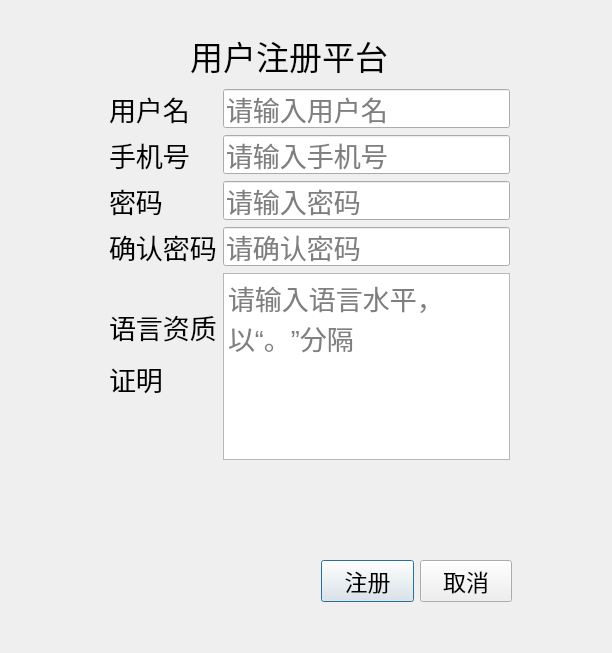
<?xml version="1.0" encoding="UTF-8"?>
<ui version="4.0">
 <class>Signupdlg</class>
 <widget class="QDialog" name="Signupdlg">
  <property name="geometry">
   <rect>
    <x>0</x>
    <y>0</y>
    <width>612</width>
    <height>653</height>
   </rect>
  </property>
  <property name="windowTitle">
   <string>Dialog</string>
  </property>
  <widget class="QLabel" name="labFront">
   <property name="geometry">
    <rect>
     <x>190</x>
     <y>30</y>
     <width>211</width>
     <height>51</height>
    </rect>
   </property>
   <property name="font">
    <font>
     <pointsize>25</pointsize>
    </font>
   </property>
   <property name="text">
    <string>用户注册平台</string>
   </property>
  </widget>
  <widget class="QWidget" name="formLayoutWidget">
   <property name="geometry">
    <rect>
     <x>109</x>
     <y>89</y>
     <width>401</width>
     <height>371</height>
    </rect>
   </property>
   <layout class="QFormLayout" name="formLayout">
    <item row="0" column="0">
     <widget class="QLabel" name="labUserName">
      <property name="font">
       <font>
        <pointsize>20</pointsize>
       </font>
      </property>
      <property name="text">
       <string>&lt;html&gt;&lt;head/&gt;&lt;body&gt;&lt;p&gt;用户名&lt;/p&gt;&lt;/body&gt;&lt;/html&gt;</string>
      </property>
     </widget>
    </item>
    <item row="0" column="1">
     <widget class="QLineEdit" name="lineEdit_Username">
      <property name="enabled">
       <bool>true</bool>
      </property>
      <property name="font">
       <font>
        <pointsize>20</pointsize>
       </font>
      </property>
      <property name="placeholderText">
       <string>请输入用户名</string>
      </property>
     </widget>
    </item>
    <item row="1" column="0">
     <widget class="QLabel" name="labPhone">
      <property name="font">
       <font>
        <pointsize>20</pointsize>
       </font>
      </property>
      <property name="text">
       <string>手机号</string>
      </property>
     </widget>
    </item>
    <item row="1" column="1">
     <widget class="QLineEdit" name="lineEdit_Phone">
      <property name="font">
       <font>
        <pointsize>20</pointsize>
       </font>
      </property>
      <property name="placeholderText">
       <string>请输入手机号</string>
      </property>
     </widget>
    </item>
    <item row="2" column="0">
     <widget class="QLabel" name="labPassword">
      <property name="enabled">
       <bool>true</bool>
      </property>
      <property name="font">
       <font>
        <pointsize>20</pointsize>
       </font>
      </property>
      <property name="text">
       <string>密码</string>
      </property>
     </widget>
    </item>
    <item row="2" column="1">
     <widget class="QLineEdit" name="lineEdit_Password">
      <property name="font">
       <font>
        <pointsize>20</pointsize>
       </font>
      </property>
      <property name="echoMode">
       <enum>QLineEdit::Password</enum>
      </property>
      <property name="placeholderText">
       <string>请输入密码</string>
      </property>
     </widget>
    </item>
    <item row="3" column="0">
     <widget class="QLabel" name="labConfirmPsw">
      <property name="font">
       <font>
        <pointsize>20</pointsize>
       </font>
      </property>
      <property name="text">
       <string>确认密码</string>
      </property>
     </widget>
    </item>
    <item row="3" column="1">
     <widget class="QLineEdit" name="lineEdit_ConfirmPsw">
      <property name="font">
       <font>
        <pointsize>20</pointsize>
       </font>
      </property>
      <property name="echoMode">
       <enum>QLineEdit::Password</enum>
      </property>
      <property name="placeholderText">
       <string>请确认密码</string>
      </property>
     </widget>
    </item>
    <item row="4" column="0">
     <widget class="QLabel" name="label">
      <property name="text">
       <string>&lt;html&gt;&lt;head/&gt;&lt;body&gt;&lt;p&gt;&lt;span style=&quot; font-size:20pt;&quot;&gt;语言资质&lt;/span&gt;&lt;/p&gt;&lt;p&gt;&lt;span style=&quot; font-size:20pt;&quot;&gt;证明&lt;/span&gt;&lt;/p&gt;&lt;/body&gt;&lt;/html&gt;</string>
      </property>
     </widget>
    </item>
    <item row="4" column="1">
     <widget class="QPlainTextEdit" name="plainTextEdit_level">
      <property name="font">
       <font>
        <pointsize>20</pointsize>
       </font>
      </property>
      <property name="placeholderText">
       <string>请输入语言水平，以“。”分隔</string>
      </property>
     </widget>
    </item>
   </layout>
  </widget>
  <widget class="QWidget" name="horizontalLayoutWidget">
   <property name="geometry">
    <rect>
     <x>321</x>
     <y>541</y>
     <width>191</width>
     <height>80</height>
    </rect>
   </property>
   <layout class="QHBoxLayout" name="horizontalLayout">
    <item>
     <widget class="QPushButton" name="btnSignup">
      <property name="font">
       <font>
        <pointsize>17</pointsize>
       </font>
      </property>
      <property name="text">
       <string>注册</string>
      </property>
     </widget>
    </item>
    <item>
     <widget class="QPushButton" name="btnQuit">
      <property name="font">
       <font>
        <pointsize>17</pointsize>
       </font>
      </property>
      <property name="text">
       <string>取消</string>
      </property>
     </widget>
    </item>
   </layout>
  </widget>
  <widget class="QWidget" name="verticalLayoutWidget">
   <property name="geometry">
    <rect>
     <x>170</x>
     <y>560</y>
     <width>141</width>
     <height>41</height>
    </rect>
   </property>
   <layout class="QVBoxLayout" name="verticalLayout_err"/>
  </widget>
 </widget>
 <resources/>
 <connections/>
</ui>
